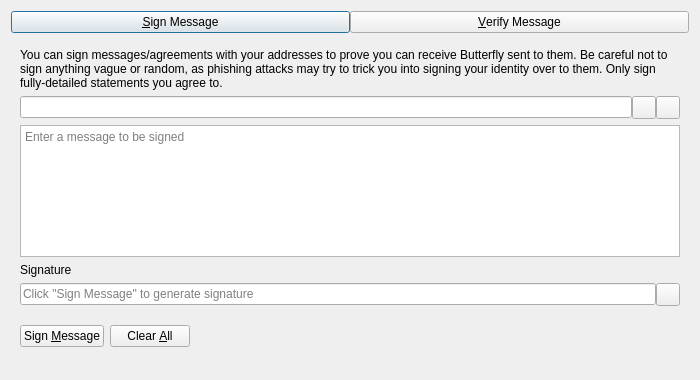
<?xml version="1.0" encoding="UTF-8"?>
<ui version="4.0">
 <class>SignVerifyMessageDialog</class>
 <widget class="QDialog" name="SignVerifyMessageDialog">
  <property name="geometry">
   <rect>
    <x>0</x>
    <y>0</y>
    <width>700</width>
    <height>380</height>
   </rect>
  </property>
  <property name="windowTitle">
   <string>Signatures - Sign / Verify a Message</string>
  </property>
  <property name="modal">
   <bool>true</bool>
  </property>
  <layout class="QVBoxLayout" name="verticalLayout">
   <item>
    <layout class="QHBoxLayout" name="horizontalLayout_Buttons_2">
     <property name="spacing">
      <number>0</number>
     </property>
     <property name="topMargin">
      <number>0</number>
     </property>
     <item>
      <widget class="QPushButton" name="btnSignMessage">
       <property name="text">
        <string>&amp;Sign Message</string>
       </property>
       <property name="checkable">
        <bool>true</bool>
       </property>
      </widget>
     </item>
     <item>
      <widget class="QPushButton" name="btnVerifyMessage">
       <property name="text">
        <string>&amp;Verify Message</string>
       </property>
       <property name="checkable">
        <bool>true</bool>
       </property>
      </widget>
     </item>
    </layout>
   </item>
   <item>
    <widget class="QStackedWidget" name="stackedWidgetSig">
     <property name="minimumSize">
      <size>
       <width>0</width>
       <height>0</height>
      </size>
     </property>
     <property name="currentIndex">
      <number>0</number>
     </property>
     <widget class="QWidget" name="pageSignMessage">
      <layout class="QVBoxLayout" name="verticalLayout_SM">
       <item>
        <widget class="QLabel" name="infoLabel_SM">
         <property name="text">
          <string>You can sign messages/agreements with your addresses to prove you can receive Butterfly sent to them. Be careful not to sign anything vague or random, as phishing attacks may try to trick you into signing your identity over to them. Only sign fully-detailed statements you agree to.</string>
         </property>
         <property name="textFormat">
          <enum>Qt::PlainText</enum>
         </property>
         <property name="wordWrap">
          <bool>true</bool>
         </property>
        </widget>
       </item>
       <item>
        <layout class="QHBoxLayout" name="horizontalLayout_1_SM">
         <property name="spacing">
          <number>0</number>
         </property>
         <item>
          <widget class="QValidatedLineEdit" name="addressIn_SM">
           <property name="toolTip">
            <string>The Butterfly address to sign the message with</string>
           </property>
          </widget>
         </item>
         <item>
          <widget class="QToolButton" name="addressBookButton_SM">
           <property name="toolTip">
            <string>Choose previously used address</string>
           </property>
           <property name="text">
            <string/>
           </property>
           <property name="shortcut">
            <string>Alt+A</string>
           </property>
          </widget>
         </item>
         <item>
          <widget class="QToolButton" name="pasteButton_SM">
           <property name="toolTip">
            <string>Paste address from clipboard</string>
           </property>
           <property name="text">
            <string/>
           </property>
           <property name="shortcut">
            <string>Alt+P</string>
           </property>
          </widget>
         </item>
        </layout>
       </item>
       <item>
        <widget class="QPlainTextEdit" name="messageIn_SM">
         <property name="toolTip">
          <string>Enter the message you want to sign here</string>
         </property>
         <property name="placeholderText">
          <string>Enter a message to be signed</string>
         </property>
        </widget>
       </item>
       <item>
        <widget class="QLabel" name="signatureLabel_SM">
         <property name="text">
          <string>Signature</string>
         </property>
         <property name="textFormat">
          <enum>Qt::PlainText</enum>
         </property>
        </widget>
       </item>
       <item>
        <layout class="QHBoxLayout" name="horizontalLayout_2_SM">
         <property name="spacing">
          <number>0</number>
         </property>
         <item>
          <widget class="QLineEdit" name="signatureOut_SM">
           <property name="placeholderText">
            <string>Click "Sign Message" to generate signature</string>
           </property>
           <property name="readOnly">
            <bool>true</bool>
           </property>
          </widget>
         </item>
         <item>
          <widget class="QToolButton" name="copySignatureButton_SM">
           <property name="toolTip">
            <string>Copy the current signature to the system clipboard</string>
           </property>
           <property name="text">
            <string/>
           </property>
          </widget>
         </item>
        </layout>
       </item>
       <item>
        <layout class="QHBoxLayout" name="horizontalLayout_3_SM">
         <item>
          <widget class="QPushButton" name="signMessageButton_SM">
           <property name="toolTip">
            <string>Sign the message to prove you own this Butterfly address</string>
           </property>
           <property name="text">
            <string>Sign &amp;Message</string>
           </property>
           <property name="autoDefault">
            <bool>false</bool>
           </property>
          </widget>
         </item>
         <item>
          <widget class="QPushButton" name="clearButton_SM">
           <property name="toolTip">
            <string>Reset all sign message fields</string>
           </property>
           <property name="text">
            <string>Clear &amp;All</string>
           </property>
           <property name="autoDefault">
            <bool>false</bool>
           </property>
          </widget>
         </item>
         <item>
          <spacer name="horizontalSpacer_1_SM">
           <property name="orientation">
            <enum>Qt::Horizontal</enum>
           </property>
           <property name="sizeHint" stdset="0">
            <size>
             <width>40</width>
             <height>48</height>
            </size>
           </property>
          </spacer>
         </item>
         <item>
          <widget class="QLabel" name="statusLabel_SM">
           <property name="text">
            <string/>
           </property>
           <property name="wordWrap">
            <bool>true</bool>
           </property>
          </widget>
         </item>
         <item>
          <spacer name="horizontalSpacer_2_SM">
           <property name="orientation">
            <enum>Qt::Horizontal</enum>
           </property>
           <property name="sizeHint" stdset="0">
            <size>
             <width>40</width>
             <height>48</height>
            </size>
           </property>
          </spacer>
         </item>
        </layout>
       </item>
      </layout>
     </widget>
     <widget class="QWidget" name="pageVerifyMessage">
      <layout class="QVBoxLayout" name="verticalLayout_VM">
       <item>
        <widget class="QLabel" name="infoLabel_VM">
         <property name="text">
          <string>Enter the receiver's address, message (ensure you copy line breaks, spaces, tabs, etc. exactly) and signature below to verify the message. Be careful not to read more into the signature than what is in the signed message itself, to avoid being tricked by a man-in-the-middle attack. Note that this only proves the signing party receives with the address, it cannot prove sendership of any transaction!</string>
         </property>
         <property name="textFormat">
          <enum>Qt::PlainText</enum>
         </property>
         <property name="alignment">
          <set>Qt::AlignLeading|Qt::AlignLeft|Qt::AlignTop</set>
         </property>
         <property name="wordWrap">
          <bool>true</bool>
         </property>
        </widget>
       </item>
       <item>
        <layout class="QHBoxLayout" name="horizontalLayout_1_VM">
         <property name="spacing">
          <number>0</number>
         </property>
         <item>
          <widget class="QValidatedLineEdit" name="addressIn_VM">
           <property name="toolTip">
            <string>The Butterfly address the message was signed with</string>
           </property>
          </widget>
         </item>
         <item>
          <widget class="QToolButton" name="addressBookButton_VM">
           <property name="toolTip">
            <string>Choose previously used address</string>
           </property>
           <property name="text">
            <string/>
           </property>
           <property name="shortcut">
            <string>Alt+A</string>
           </property>
          </widget>
         </item>
        </layout>
       </item>
       <item>
        <widget class="QPlainTextEdit" name="messageIn_VM">
          <property name="toolTip">
            <string>The signed message to verify</string>
          </property>
          <property name="placeholderText">
            <string>Enter a message to be verified</string>
          </property>
        </widget>
       </item>
       <item>
        <widget class="QValidatedLineEdit" name="signatureIn_VM">
          <property name="toolTip">
            <string>The signature given when the message was signed</string>
          </property>
          <property name="placeholderText">
            <string>Enter a signature for the message to be verified</string>
          </property>
        </widget>
       </item>
       <item>
        <layout class="QHBoxLayout" name="horizontalLayout_2_VM">
         <item>
          <widget class="QPushButton" name="verifyMessageButton_VM">
           <property name="toolTip">
            <string>Verify the message to ensure it was signed with the specified Butterfly address</string>
           </property>
           <property name="text">
            <string>Verify &amp;Message</string>
           </property>
           <property name="autoDefault">
            <bool>false</bool>
           </property>
          </widget>
         </item>
         <item>
          <widget class="QPushButton" name="clearButton_VM">
           <property name="toolTip">
            <string>Reset all verify message fields</string>
           </property>
           <property name="text">
            <string>Clear &amp;All</string>
           </property>
           <property name="autoDefault">
            <bool>false</bool>
           </property>
          </widget>
         </item>
         <item>
          <spacer name="horizontalSpacer_1_VM">
           <property name="orientation">
            <enum>Qt::Horizontal</enum>
           </property>
           <property name="sizeHint" stdset="0">
            <size>
             <width>40</width>
             <height>48</height>
            </size>
           </property>
          </spacer>
         </item>
         <item>
          <widget class="QLabel" name="statusLabel_VM">
           <property name="text">
            <string/>
           </property>
           <property name="wordWrap">
            <bool>true</bool>
           </property>
          </widget>
         </item>
         <item>
          <spacer name="horizontalSpacer_2_VM">
           <property name="orientation">
            <enum>Qt::Horizontal</enum>
           </property>
           <property name="sizeHint" stdset="0">
            <size>
             <width>40</width>
             <height>48</height>
            </size>
           </property>
          </spacer>
         </item>
        </layout>
       </item>
      </layout>
     </widget>
    </widget>
   </item>
  </layout>
 </widget>
 <customwidgets>
  <customwidget>
   <class>QValidatedLineEdit</class>
   <extends>QLineEdit</extends>
   <header>qt/qvalidatedlineedit.h</header>
  </customwidget>
 </customwidgets>
 <resources>
  <include location="../butterfly.qrc"/>
 </resources>
 <connections/>
</ui>
